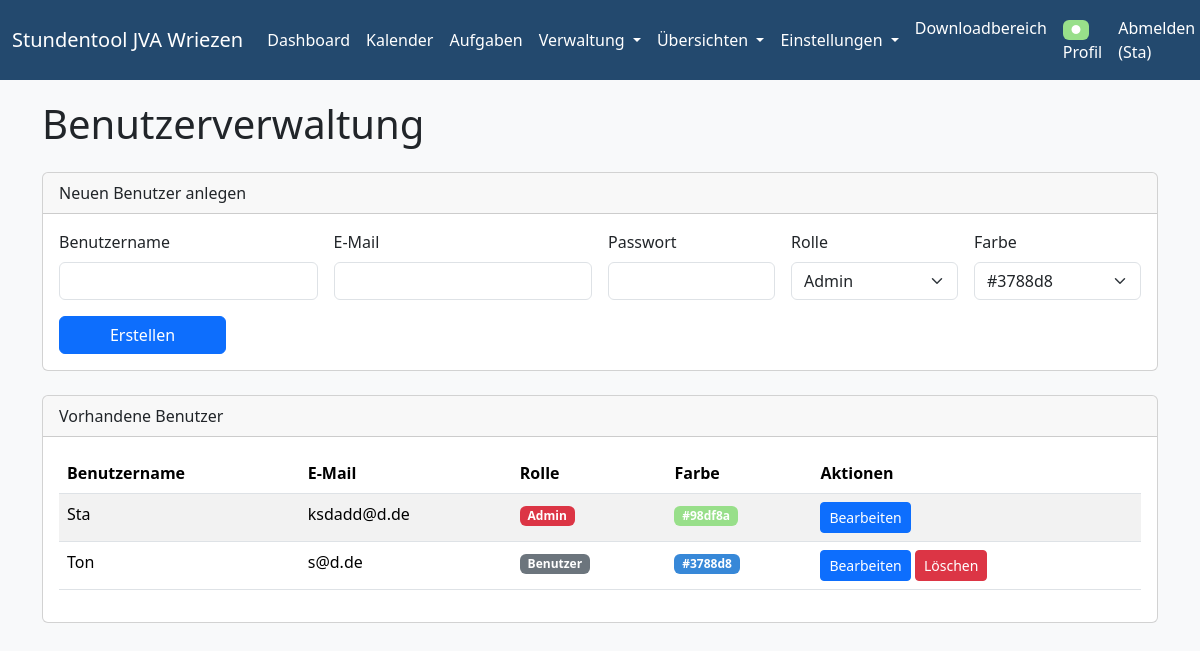
/benutzer (signed in), run on an earlier commit of the app's database.
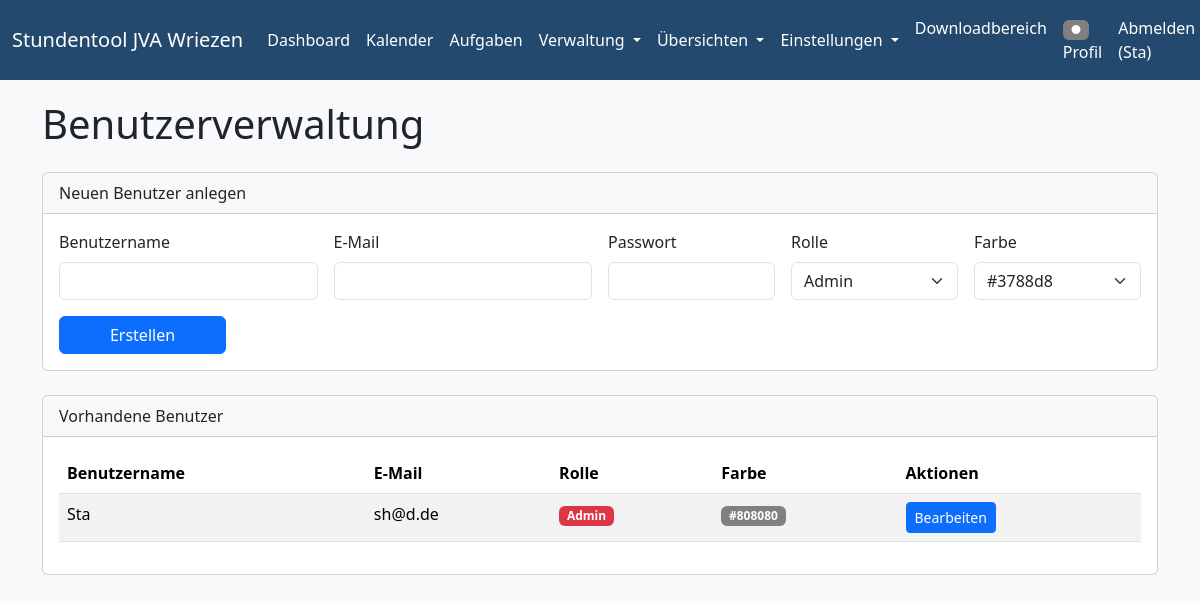
And on a later commit of the database.
### models.py (models this page shows, shortened)
class User(db.Model, UserMixin):
    id = db.Column(db.Integer, primary_key=True)
    username = db.Column(db.String(20), unique=True, nullable=False) # Used for login
    email = db.Column(db.String(120), unique=True, nullable=False) # Keep email for contact/recovery
    password = db.Column(db.String(60), nullable=False)
    role = db.Column(db.String(20), default='Benutzer', nullable=False) # New role column
    farbe = db.Column(db.String(7), default='#808080') # Hex color

### app.py (the view)
@app.route('/benutzer')
@login_required
@role_required([ROLE_ADMIN])
def benutzer_verwalten():
    users = User.query.order_by(User.username).all()
    roles = [ROLE_ADMIN, ROLE_PLANER, ROLE_BENUTZER]
    user_farben = [
        "#3788d8", "#1f77b4", "#2ca02c", "#d62728", "#9467bd", "#8c564b", "#e377c2",
        "#7f7f7f", "#bcbd22", "#17becf", "#6c757d", "#ff7f0e", "#ffbb78", "#98df8a"
    ]
    return render_template('benutzer_verwalten.html', title='Benutzerverwaltung', users=users, roles=roles, user_farben=user_farben)

### app.py (called while the page is built)
def role_required(allowed_roles):
    def decorator(f):
        @wraps(f)
        def decorated_function(*args, **kwargs):
            if not current_user.is_authenticated:
                return login_manager.unauthorized() # Redirect to login page
            if current_user.role not in allowed_roles:
                flash('Sie haben keine Berechtigung, auf diese Seite zuzugreifen.', 'danger')
                abort(403) # Forbidden
            return f(*args, **kwargs)
        return decorated_function
    return decorator

@login_manager.user_loader
def load_user(user_id):
    return User.query.get(int(user_id))

### templates/benutzer_verwalten.html (shortened to what this page needs)
{% extends "base.html" %}
{% block content %}
<div class="d-flex justify-content-between align-items-center mb-3">
    <h1>{{ title }}</h1>
</div>
<div class="card mb-4">
    <div class="card-header">
        Neuen Benutzer anlegen
    </div>
    <div class="card-body">
        <form method="POST" action="{{ url_for('benutzer_save') }}" class="row g-3 align-items-end">
            <div class="col-md-3">
                <label for="username" class="form-label">Benutzername</label>
                <input type="text" class="form-control" id="username" name="username" required>
            </div>
            <div class="col-md-3">
                <label for="email" class="form-label">E-Mail</label>
                <input type="email" class="form-control" id="email" name="email" required>
            </div>
            <div class="col-md-2">
                <label for="password" class="form-label">Passwort</label>
                <input type="password" class="form-control" id="password" name="password" required>
            </div>
            <div class="col-md-2">
                <label for="role" class="form-label">Rolle</label>
                <select class="form-select" id="role" name="role">
                    {% for role in roles %}
                    <option value="{{ role }}">{{ role }}</option>
                    {% endfor %}
                </select>
            </div>
            <div class="col-md-2">
                <label for="farbe" class="form-label">Farbe</label>
                <select class="form-select" id="farbe" name="farbe">
                    {% for f in user_farben %}
                    <option value="{{ f }}" style="background:{{ f }};color:#fff;">{{ f }}</option>
                    {% endfor %}
                </select>
            </div>
            <div class="col-md-2">
                <button type="submit" class="btn btn-primary w-100">Erstellen</button>
            </div>
        </form>
    </div>
</div>
<div class="card">
    <div class="card-header">
        Vorhandene Benutzer
    </div>
    <div class="card-body">
        <table class="table table-striped table-hover">
            <thead>
                <tr>
                    <th>Benutzername</th>
                    <th>E-Mail</th>
                    <th>Rolle</th>
                    <th>Farbe</th>
                    <th>Aktionen</th>
                </tr>
            </thead>
            <tbody>
                {% for user in users %}
                <tr>
                    <td>{{ user.username }}</td>
                    <td>{{ user.email }}</td>
                    <td>
                        <span class="badge
                            {% if user.role == 'Admin' %}bg-danger
                            {% elif user.role == 'Planer' %}bg-warning text-dark
                            {% else %}bg-secondary
                            {% endif %}">
                            {{ user.role }}
                        </span>
                    </td>
                    <td>
                        <span class="badge" style="background:{{ user.farbe }};color:#fff;">{{ user.farbe }}</span>
                    </td>
                    <td>
                        <button class="btn btn-sm btn-primary edit-user-btn"
                                data-bs-toggle="modal"
                                data-bs-target="#userEditModal"
                                data-user-id="{{ user.id }}"
                                data-username="{{ user.username }}"
                                data-email="{{ user.email }}"
                                data-role="{{ user.role }}"
                                data-farbe="{{ user.farbe }}">
                            Bearbeiten
                        </button>
                        {% if user.id != current_user.id %}
                        <form action="{{ url_for('benutzer_delete', user_id=user.id) }}" method="post" style="display:inline;" onsubmit="return confirm('Sind Sie sicher, dass Sie den Benutzer {{ user.username }} löschen möchten?');">
                            <button type="submit" class="btn btn-sm btn-danger">Löschen</button>
                        </form>
                        {% endif %}
                    </td>
                </tr>
                {% endfor %}
            </tbody>
        </table>
    </div>
</div>
{% endblock %}

### templates/base.html (shortened to what this page needs)
<!DOCTYPE html>
<html lang="de">
<head>
    <link href="https://cdn.jsdelivr.net/npm/bootstrap@5.3.3/dist/css/bootstrap.min.css" rel="stylesheet">
    <link rel="stylesheet" href="https://cdnjs.cloudflare.com/ajax/libs/font-awesome/6.4.0/css/all.min.css">
</head>
<body>
    <nav class="navbar navbar-expand-lg navbar-custom">
        <div class="container-fluid">
            <a class="navbar-brand" href="{{ url_for('stundenplan_anzeigen') }}">Stundentool JVA Wriezen</a>
            <div class="collapse navbar-collapse" id="navbarNav">
                <ul class="navbar-nav me-auto mb-2 mb-lg-0">
                    <li class="nav-item">
                        <a class="nav-link" href="{{ url_for('stundenplan_anzeigen') }}">Dashboard</a>
                    </li>
                    <li class="nav-item">
                        <a class="nav-link" href="{{ url_for('kalender') }}">Kalender</a>
                    </li>
                    {% if current_user.is_authenticated %}
                    <li class="nav-item">
                        <a class="nav-link" href="{{ url_for('kanban_board') }}">Aufgaben</a>
                    </li>
                    {% endif %}
                    {% if current_user.is_authenticated and (current_user.role == 'Admin' or current_user.role == 'Planer') %}
                    <li class="nav-item dropdown">
                        <a class="nav-link dropdown-toggle" href="#" id="navbarDropdownVerwaltung" role="button" data-bs-toggle="dropdown" aria-expanded="false">
                            Verwaltung
                        </a>
                    </li>
                    {% endif %}
                    {% if current_user.is_authenticated and (current_user.role == 'Admin' or current_user.role == 'Planer') %}
                    <li class="nav-item dropdown">
                        <a class="nav-link dropdown-toggle" href="#" id="navbarDropdownUebersichten" role="button" data-bs-toggle="dropdown" aria-expanded="false">
                            Übersichten
                        </a>
                    </li>
                    {% endif %}
                    {% if current_user.is_authenticated and current_user.role == 'Admin' %}
                    <li class="nav-item dropdown">
                        <a class="nav-link dropdown-toggle" href="#" id="navbarDropdownEinstellungen" role="button" data-bs-toggle="dropdown" aria-expanded="false">
                            Einstellungen
                        </a>
                    </li>
                    {% endif %}
                </ul>
                <ul class="navbar-nav ms-auto mb-2 mb-lg-0">
                    {% if current_user.is_authenticated %}
                        <li class="nav-item">
                            <a class="nav-link" href="{{ url_for('downloads') }}">Downloadbereich</a>
                        </li>
                        <li class="nav-item">
                            <a class="nav-link" href="{{ url_for('profil') }}">
                                <span class="badge" style="background:{{ current_user.farbe }};color:#fff;">&#9679;</span>
                                Profil
                            </a>
                        </li>
                        <li class="nav-item">
                            <a class="nav-link" href="{{ url_for('logout') }}">Abmelden ({{ current_user.username }})</a>
                        </li>
                    {% else %}
                        <li class="nav-item"><a class="nav-link" href="{{ url_for('login') }}">Anmelden</a></li>
                    {% endif %}
                </ul>
            </div>
        </div>
    </nav>
    <div class="container">
        {% block content %}{% endblock %}
    </div>
</body>
</html>

### templates/base.html (style rules this page uses)
body { background-color: #f8f9fa; }
.container { margin-top: 20px; }
.navbar-custom { background-color: #23496e !important; }
.navbar-custom .navbar-nav .nav-link, .navbar-custom .navbar-brand, .navbar-custom .navbar-nav .dropdown-toggle { color: #fff !important; transition: color 0.2s, background 0.2s, box-shadow 0.2s; }

What changed in the data, as far as the page shows it:
removed User: username "Ton", email "s@d.de", role "Benutzer", farbe "#3788d8"
changed User "Sta": email "ksdadd@d.de" → "sh@d.de"; farbe "#98df8a" → "#808080"
